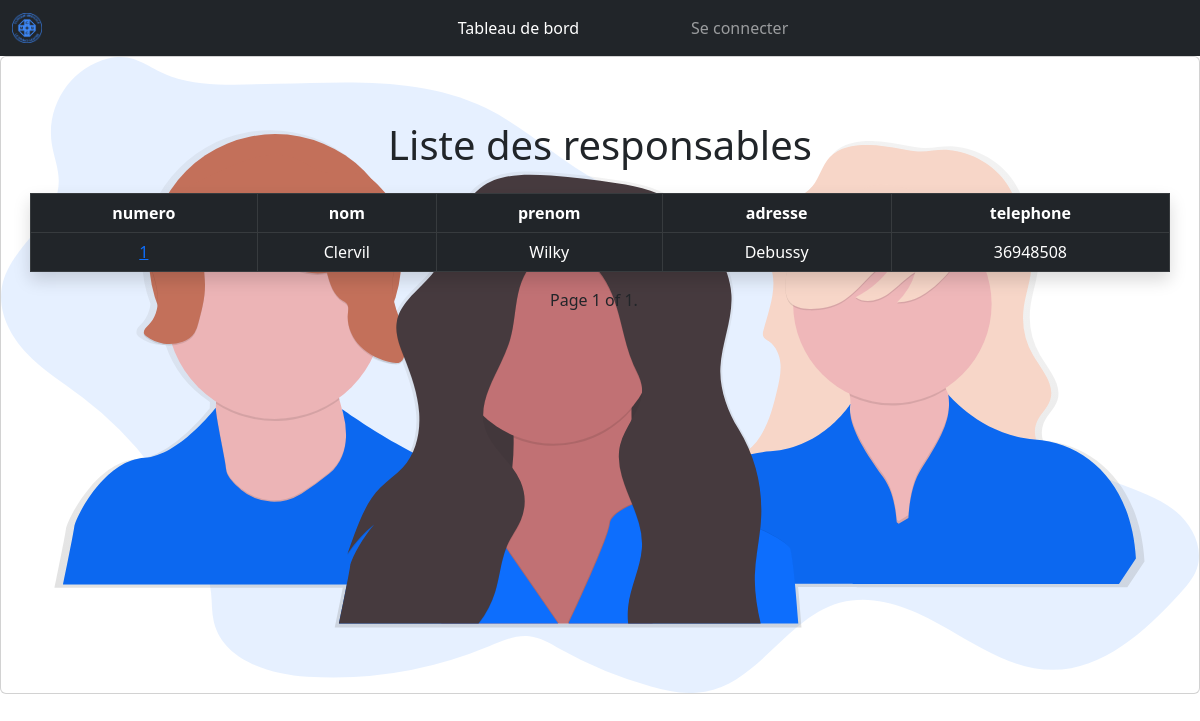
Screenshot of /accueil/liste_responsable/1 with the database file from the repository.
### accueil/models.py (models this page shows, shortened)
class Responsable(models.Model):
    num_responsable = models.AutoField(primary_key=True)
    nom_responsable = models.CharField(max_length=20)
    prenom_responsable = models.CharField(max_length=20)
    adresse_responsable = models.CharField(max_length=255)
    no_tel_responsable = models.IntegerField()

### accueil/views.py (the view)
# urls.py: path('liste_responsable/<int:num_patient>',views.ListeResponsable.as_view(),name='liste_patient'),
class ListeResponsable(generic.ListView):
    model = models.Responsable
    template_name = 'accueil/liste_responsable.html'
    paginate_by = 8
    context_object_name = 'liste_responsable'
    def get_queryset(self):
        if 'num_patient' in self.kwargs:
            accompagners = models.Accompagner.objects.filter(num_patient=models.Patient.objects.get(num_patient=self.kwargs["num_patient"]))
            responsable = []
            for accompagner in accompagners:
                responsable.append(accompagner.num_responsable)
            return responsable
        return self.model.objects.none()

### accueil/templates/accueil/liste_responsable.html (shortened to what this page needs)
{% extends 'base.html' %}
{% load static %}
{% block content %}
    <div class="card">
        <img src="{% static 'svg2/undraw_community_8nwl.svg' %}" class="card-img" alt="...">
        <div class="card-img-overlay w-100 justify-content-center d-flex mt-5">
            <div class="container">
                    <div class="row">
                        <h1 class="text-center">Liste des responsables</h1>
                        <table class="table shadow table-bordered mt-3">
                            <thead class="table-dark">
                                <tr>
                                    <th class="text-center" scope="col">numero</th>
                                    <th class="text-center" scope="col">nom</th>
                                    <th class="text-center" scope="col">prenom</th>
                                    <th class="text-center" scope="col">adresse</th>
                                    <th class="text-center" scope="col">telephone</th>
                                </tr>
                            </thead>
                            <tbody class="table-dark">
                                {% for responsable in page_obj %}
                                    <tr>
                                        <td class="text-center"><a href="#">{{responsable.num_responsable}}</a></td>
                                        <td class="text-center">{{responsable.nom_responsable}}</td>
                                        <td class="text-center">{{responsable.prenom_responsable}}</td>
                                        <td class="text-center">{{responsable.adresse_responsable}}</td>
                                        <td class="text-center">{{responsable.no_tel_responsable}}</td>
                                    </tr>
                                {% endfor %}
                            </tbody>
                        </table>
                        <div class="pagination d-flex justify-content-center">
                            <span class="step-links">
                                <span class="current">
                                    Page {{ page_obj.number }} of {{ page_obj.paginator.num_pages }}.
                                </span>
                            </span>
                        </div>
                    </div>
        </div>
    </div>
{% endblock content %}

### rows the page displays
Responsable: num_responsable "1", nom_responsable "Clervil", prenom_responsable "Wilky", adresse_responsable "Debussy", no_tel_responsable "36948508"

### other values shown
{{ page_obj.number }} "1"
{{ page_obj.paginator.num_pages }} "1"
